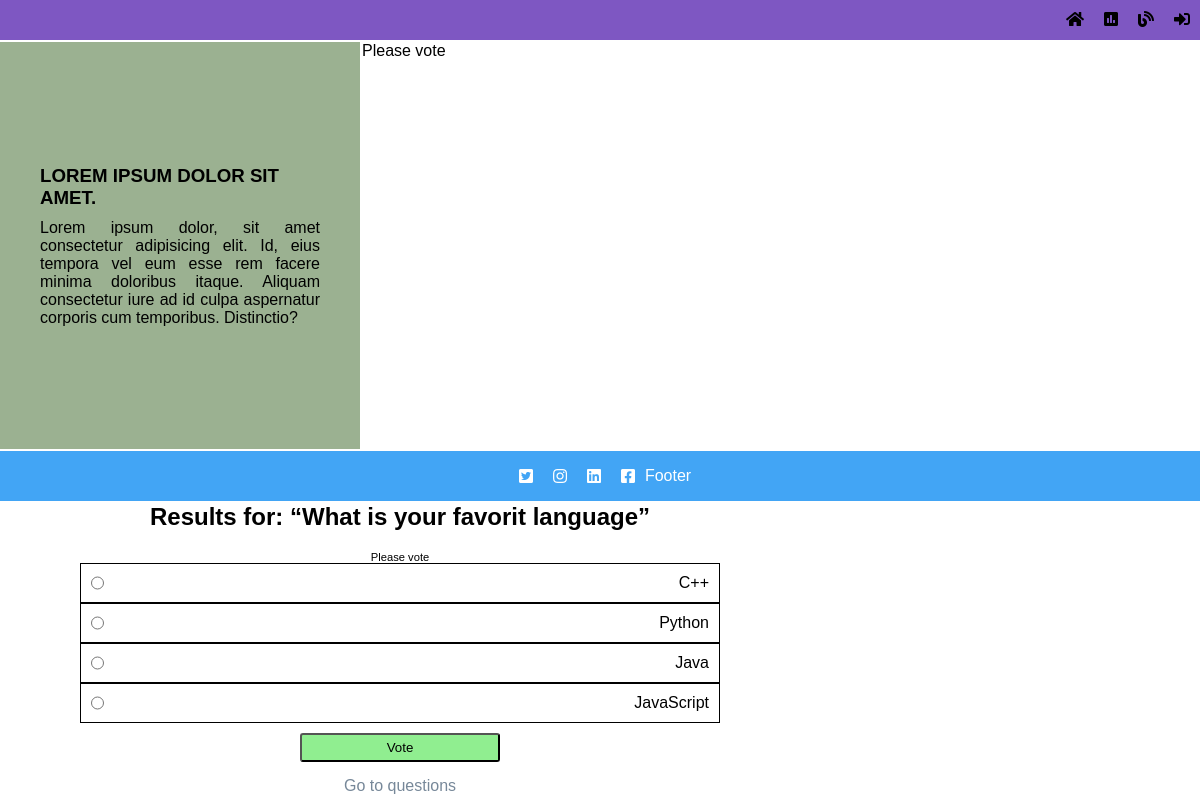
The page /en/polls/details/1 on the database its author committed.
### polls/models.py (models this page shows, shortened)
class Question(models.Model):
    question_text = models.CharField(max_length=200)
    publish_date = models.DateTimeField('publishing date')

class Choice(models.Model):
    question = models.ForeignKey(Question,on_delete=models.CASCADE)
    choice_text = models.CharField(max_length=200)
    votes = models.IntegerField(default=0)

### polls/views.py (the view)
# urls.py: path( 'details/<str:pk>', views.details,  name='details'),
def details(request, pk):
    details = None
    context = {'title':'details page'}
    messages.success(request, 'Please vote')
    try:
        question = Question.objects.get(pk=pk)
        context['question'] = question
    except Question.DoesNotExist:
        raise Http404("Question des not exists")
    return render(request, 'polls/details.html', context)

### polls/templates/polls/details.html (shortened to what this page needs)
{% extends 'polls/template.html' %}
{% load i18n %}
{% load static %}
{% block content %}
<div class="polls">
    <h2>Results for: <q>{{question.question_text}}</q></h2>
    {% if messages %}
    <ul class="messages">
        {% for message in messages %}
            <li class="{{ message.tags }}">{{ message }}</li>
        {% endfor %}
    </ul>
    {% endif %}
    <form action="{% url 'polls:vote' question.id%}" method="POST">
        {% for choice in question.choice_set.all %}
            <div class="row">
                <input type="radio" name="choice" class="choice" id="choice{{forloop.counter}}" value="{{choice.id}}" />
                <label for="choice{{forloop.counter}}"> {{choice.choice_text}}</label>
            </div>
        {% endfor %}
        <input type="submit" value="Vote" class="submit-main">
    </form>
    <div class="res-navi">
        <a href="{% url 'polls:main' %}">Go to questions</a>
    </div>
</div>
{% endblock content %}

### static/css/base.css (style rules this page uses)
* { margin:0; padding: 0; font-family:'Poppins', sans-serif }
a, a:link, a:visited { text-decoration: none!important; color: inherit; }
.field-wrapper > .help, ul { font-size: 0.7em; list-style: none; }

### static/css/polls.css (style rules this page uses)
:root { --btn-primary-color: lightgreen; --btn-secondary-color: orange; --main-colour: #444; --bg-colour: #f4f4f4; --primary-color: #cc0000; --secondary-color: #7c0000; }
* { margin:0; padding: 0; font-family:'Poppins', sans-serif }
html, body { height: 100%; }
.polls { display: flex; width: 800px; flex-direction: column; align-items: center; margin: 0 auto; }
.polls h2 { margin-bottom: 20px; }
.polls form { width:80%; display: flex; flex-direction: column; }
.polls .row { width: 100%; min-height: 40px; padding: 10px; display: flex; justify-content: space-between; border: 1px solid black; }
.row a, .res-navi a { display: inline-flex; padding: 5px 10px; border-radius: 5px; width: 90px; justify-content: center; text-decoration: none; color: lightslategray; }
.res-navi a { width: 200px }
form input[type='submit'] { margin: 10px 0; align-self: center; width: 200px; padding: 5px; border-radius: 3px; background-color: var(--btn-primary-color); }

### rows shown on the page
Question: question_text "What is your favorit language"
Choice: choice_text "C++"
Choice: choice_text "Python"
Choice: choice_text "Java"
Choice: choice_text "JavaScript"

### other values the page prints
{{ message }} "Please vote"
